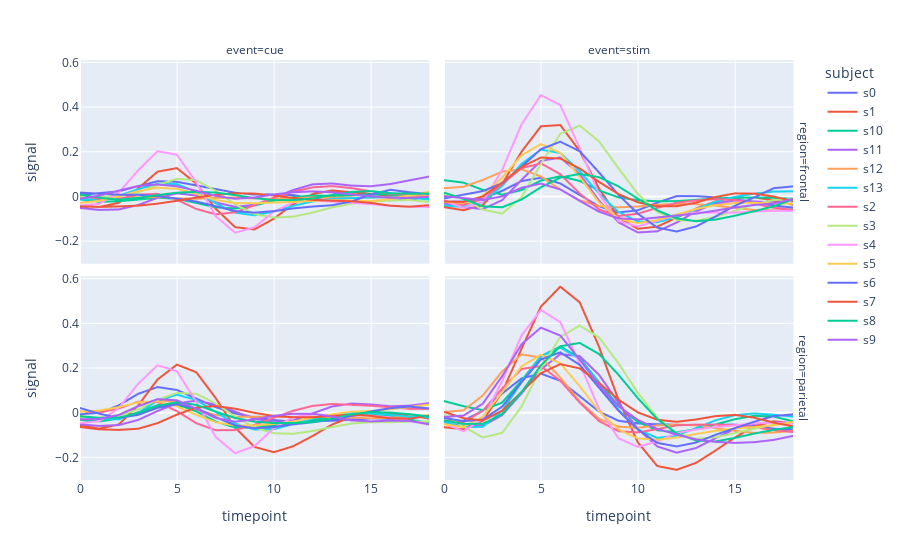

Notebook code cell kept with this figure:
### Code cell
# Diferenciar las graficas pintando cada uno de los sujetos
# diferenciarlos por las distintas regiones del cerebro
px.line(fmri, x='timepoint', y='signal', facet_row='region', facet_col='event',color='subject',hover_name='subject')
